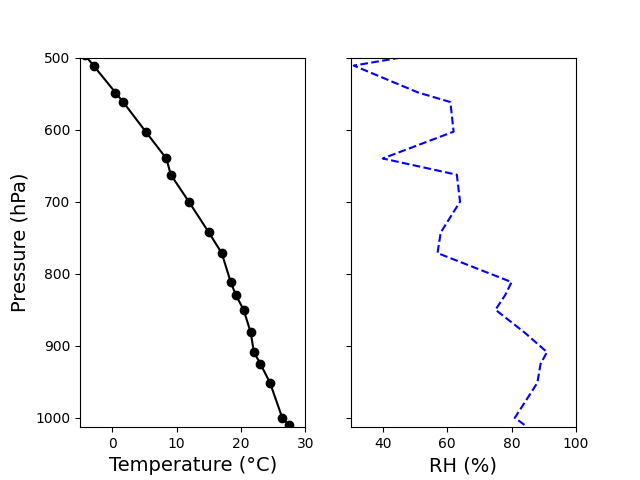

Recreate this plot in Python.
import numpy as np 
import matplotlib.pyplot as plt

Ps , height , Ts , RHs = np.loadtxt('midc_input.txt',skiprows=1,unpack='True')

f,ax = plt.subplots(1,2,sharey='all')
ax[0].plot(Ts,Ps,'k-o')
ax[1].plot(RHs,Ps,'b--')

ax[0].set_ylim(1013,500)
ax[0].set_xlim(-5,30)
ax[1].set_xlim(30,100)
ax[0].set_xlabel('Temperature (°C)',fontsize=14)
ax[1].set_xlabel('RH (%)',fontsize=14)
ax[0].set_ylabel('Pressure (hPa)',fontsize=14)

plt.savefig('mid109c.png')
plt.show()
